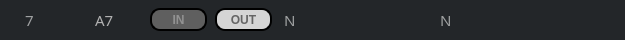
    <widget class="QGroupBox" name="groupBox_9">
     <property name="geometry">
      <rect>
       <x>10</x>
       <y>318</y>
       <width>625</width>
       <height>40</height>
      </rect>
     </property>
     <property name="styleSheet">
      <string notr="true">background-color: rgb(35, 38, 41);
border: 1px solid rgb(35, 38, 41);
border-radius: 17px
</string>
     </property>
     <property name="title">
      <string/>
     </property>
     <widget class="QLabel" name="Caridlb_7">
      <property name="geometry">
       <rect>
        <x>20</x>
        <y>12</y>
        <width>21</width>
        <height>16</height>
       </rect>
      </property>
      <property name="font">
       <font>
        <family>AppleSDGothicNeoB00</family>
        <pointsize>11</pointsize>
        <weight>50</weight>
        <bold>false</bold>
       </font>
      </property>
      <property name="styleSheet">
       <string notr="true">color: rgb(159, 161, 162);
</string>
      </property>
      <property name="text">
       <string>7</string>
      </property>
     </widget>
     <widget class="QLabel" name="Caridlb_a7">
      <property name="geometry">
       <rect>
        <x>90</x>
        <y>12</y>
        <width>31</width>
        <height>16</height>
       </rect>
      </property>
      <property name="font">
       <font>
        <family>AppleSDGothicNeoB00</family>
        <pointsize>11</pointsize>
        <weight>50</weight>
        <bold>false</bold>
       </font>
      </property>
      <property name="styleSheet">
       <string notr="true">color: rgb(177, 177, 177);</string>
      </property>
      <property name="text">
       <string>A7</string>
      </property>
     </widget>
     <widget class="QPushButton" name="CarID7btIN">
      <property name="geometry">
       <rect>
        <x>150</x>
        <y>8</y>
        <width>57</width>
        <height>23</height>
       </rect>
      </property>
      <property name="font">
       <font>
        <weight>75</weight>
        <bold>true</bold>
       </font>
      </property>
      <property name="styleSheet">
       <string notr="true">QPushButton#CarID7btIN{
	background-color: rgb(95, 95, 95);
	color : rgb(146,146,146);
	border: 2px solid rgb(0,0,0);
	border-radius: 10px
}
</string>
      </property>
      <property name="text">
       <string>IN</string>
      </property>
     </widget>
     <widget class="QLabel" name="A7Carnamelb">
      <property name="geometry">
       <rect>
        <x>435</x>
        <y>12</y>
        <width>139</width>
        <height>16</height>
       </rect>
      </property>
      <property name="font">
       <font>
        <family>AppleSDGothicNeoB00</family>
        <pointsize>11</pointsize>
       </font>
      </property>
      <property name="styleSheet">
       <string notr="true">color: rgb(159, 161, 162);</string>
      </property>
      <property name="text">
       <string>N</string>
      </property>
     </widget>
     <widget class="QLabel" name="A7timerlb">
      <property name="geometry">
       <rect>
        <x>279</x>
        <y>12</y>
        <width>56</width>
        <height>16</height>
       </rect>
      </property>
      <property name="font">
       <font>
        <family>AppleSDGothicNeoB00</family>
        <pointsize>11</pointsize>
       </font>
      </property>
      <property name="styleSheet">
       <string notr="true">color: rgb(159, 161, 162);</string>
      </property>
      <property name="text">
       <string>N</string>
      </property>
     </widget>
     <widget class="QPushButton" name="CarID7btOut">
      <property name="geometry">
       <rect>
        <x>215</x>
        <y>8</y>
        <width>57</width>
        <height>23</height>
       </rect>
      </property>
      <property name="font">
       <font>
        <weight>75</weight>
        <bold>true</bold>
       </font>
      </property>
      <property name="styleSheet">
       <string notr="true">QPushButton#CarID7btOut{
	background-color: rgb(213, 213, 213);
	color : rgb(101,101,101);
	border: 2px solid rgb(0,0,0);
	border-radius: 10px
}
</string>
      </property>
      <property name="text">
       <string>OUT</string>
      </property>
     </widget>
     <widget class="QLabel" name="Car7Statelb">
      <property name="geometry">
       <rect>
        <x>348</x>
        <y>10</y>
        <width>31</width>
        <height>21</height>
       </rect>
      </property>
      <property name="text">
       <string/>
      </property>
     </widget>
    </widget>
